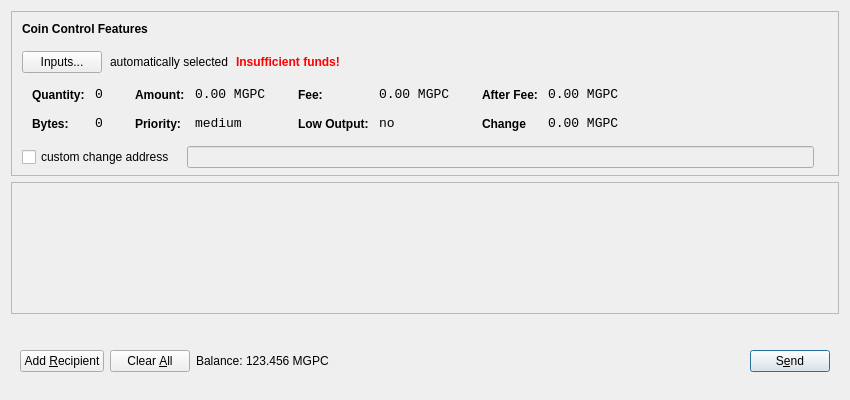
<?xml version="1.0" encoding="UTF-8"?>
<ui version="4.0">
 <class>SendCoinsDialog</class>
 <widget class="QDialog" name="SendCoinsDialog">
  <property name="geometry">
   <rect>
    <x>0</x>
    <y>0</y>
    <width>850</width>
    <height>400</height>
   </rect>
  </property>
  <property name="windowTitle">
   <string>Send Coins</string>
  </property>
  <layout class="QVBoxLayout" name="verticalLayout" stretch="0,1,0">
   <property name="bottomMargin">
    <number>8</number>
   </property>
   <item>
    <widget class="QFrame" name="frameCoinControl">
     <property name="sizePolicy">
      <sizepolicy hsizetype="Expanding" vsizetype="Expanding">
       <horstretch>0</horstretch>
       <verstretch>0</verstretch>
      </sizepolicy>
     </property>
     <property name="maximumSize">
      <size>
       <width>16777215</width>
       <height>16777215</height>
      </size>
     </property>
     <property name="frameShape">
      <enum>QFrame::StyledPanel</enum>
     </property>
     <property name="frameShadow">
      <enum>QFrame::Sunken</enum>
     </property>
     <layout class="QVBoxLayout" name="verticalLayoutCoinControl2">
      <property name="spacing">
       <number>6</number>
      </property>
      <property name="leftMargin">
       <number>0</number>
      </property>
      <property name="topMargin">
       <number>0</number>
      </property>
      <property name="rightMargin">
       <number>0</number>
      </property>
      <property name="bottomMargin">
       <number>6</number>
      </property>
      <item>
       <layout class="QVBoxLayout" name="verticalLayoutCoinControl" stretch="0,0,0,0,1">
        <property name="spacing">
         <number>0</number>
        </property>
        <property name="leftMargin">
         <number>10</number>
        </property>
        <property name="topMargin">
         <number>10</number>
        </property>
        <item>
         <layout class="QHBoxLayout" name="horizontalLayoutCoinControl1">
          <property name="bottomMargin">
           <number>15</number>
          </property>
          <item>
           <widget class="QLabel" name="labelCoinControlFeatures">
            <property name="sizePolicy">
             <sizepolicy hsizetype="Preferred" vsizetype="Maximum">
              <horstretch>0</horstretch>
              <verstretch>0</verstretch>
             </sizepolicy>
            </property>
            <property name="font">
             <font>
              <weight>75</weight>
              <bold>true</bold>
             </font>
            </property>
            <property name="styleSheet">
             <string notr="true">font-weight:bold;</string>
            </property>
            <property name="text">
             <string>Coin Control Features</string>
            </property>
           </widget>
          </item>
         </layout>
        </item>
        <item>
         <layout class="QHBoxLayout" name="horizontalLayoutCoinControl2" stretch="0,0,0,0">
          <property name="spacing">
           <number>8</number>
          </property>
          <property name="bottomMargin">
           <number>10</number>
          </property>
          <item>
           <widget class="QPushButton" name="pushButtonCoinControl">
            <property name="styleSheet">
             <string notr="true"/>
            </property>
            <property name="text">
             <string>Inputs...</string>
            </property>
           </widget>
          </item>
          <item>
           <widget class="QLabel" name="labelCoinControlAutomaticallySelected">
            <property name="text">
             <string>automatically selected</string>
            </property>
            <property name="margin">
             <number>5</number>
            </property>
           </widget>
          </item>
          <item>
           <widget class="QLabel" name="labelCoinControlInsuffFunds">
            <property name="font">
             <font>
              <weight>75</weight>
              <bold>true</bold>
             </font>
            </property>
            <property name="styleSheet">
             <string notr="true">color:red;font-weight:bold;</string>
            </property>
            <property name="text">
             <string>Insufficient funds!</string>
            </property>
            <property name="margin">
             <number>5</number>
            </property>
           </widget>
          </item>
          <item>
           <spacer name="horizontalSpacerCoinControl">
            <property name="orientation">
             <enum>Qt::Horizontal</enum>
            </property>
            <property name="sizeHint" stdset="0">
             <size>
              <width>40</width>
              <height>1</height>
             </size>
            </property>
           </spacer>
          </item>
         </layout>
        </item>
        <item>
         <widget class="QWidget" name="widgetCoinControl" native="true">
          <property name="sizePolicy">
           <sizepolicy hsizetype="Preferred" vsizetype="Preferred">
            <horstretch>0</horstretch>
            <verstretch>0</verstretch>
           </sizepolicy>
          </property>
          <property name="minimumSize">
           <size>
            <width>0</width>
            <height>0</height>
           </size>
          </property>
          <property name="styleSheet">
           <string notr="true"/>
          </property>
          <layout class="QHBoxLayout" name="horizontalLayoutCoinControl5">
           <property name="leftMargin">
            <number>0</number>
           </property>
           <property name="topMargin">
            <number>0</number>
           </property>
           <property name="rightMargin">
            <number>0</number>
           </property>
           <property name="bottomMargin">
            <number>0</number>
           </property>
           <item>
            <layout class="QHBoxLayout" name="horizontalLayoutCoinControl3" stretch="0,0,0,1">
             <property name="spacing">
              <number>20</number>
             </property>
             <property name="topMargin">
              <number>0</number>
             </property>
             <property name="bottomMargin">
              <number>10</number>
             </property>
             <item>
              <layout class="QFormLayout" name="formLayoutCoinControl1">
               <property name="horizontalSpacing">
                <number>10</number>
               </property>
               <property name="verticalSpacing">
                <number>14</number>
               </property>
               <property name="leftMargin">
                <number>10</number>
               </property>
               <property name="topMargin">
                <number>4</number>
               </property>
               <property name="rightMargin">
                <number>6</number>
               </property>
               <item row="0" column="0">
                <widget class="QLabel" name="labelCoinControlQuantityText">
                 <property name="styleSheet">
                  <string notr="true">font-weight:bold;</string>
                 </property>
                 <property name="text">
                  <string>Quantity:</string>
                 </property>
                 <property name="margin">
                  <number>0</number>
                 </property>
                </widget>
               </item>
               <item row="0" column="1">
                <widget class="QLabel" name="labelCoinControlQuantity">
                 <property name="font">
                  <font>
                   <family>Monospace</family>
                   <pointsize>10</pointsize>
                  </font>
                 </property>
                 <property name="cursor">
                  <cursorShape>IBeamCursor</cursorShape>
                 </property>
                 <property name="contextMenuPolicy">
                  <enum>Qt::ActionsContextMenu</enum>
                 </property>
                 <property name="text">
                  <string>0</string>
                 </property>
                 <property name="margin">
                  <number>0</number>
                 </property>
                 <property name="textInteractionFlags">
                  <set>Qt::LinksAccessibleByMouse|Qt::TextSelectableByKeyboard|Qt::TextSelectableByMouse</set>
                 </property>
                </widget>
               </item>
               <item row="1" column="0">
                <widget class="QLabel" name="labelCoinControlBytesText">
                 <property name="styleSheet">
                  <string notr="true">font-weight:bold;</string>
                 </property>
                 <property name="text">
                  <string>Bytes:</string>
                 </property>
                </widget>
               </item>
               <item row="1" column="1">
                <widget class="QLabel" name="labelCoinControlBytes">
                 <property name="font">
                  <font>
                   <family>Monospace</family>
                   <pointsize>10</pointsize>
                  </font>
                 </property>
                 <property name="cursor">
                  <cursorShape>IBeamCursor</cursorShape>
                 </property>
                 <property name="contextMenuPolicy">
                  <enum>Qt::ActionsContextMenu</enum>
                 </property>
                 <property name="text">
                  <string>0</string>
                 </property>
                 <property name="textInteractionFlags">
                  <set>Qt::LinksAccessibleByMouse|Qt::TextSelectableByKeyboard|Qt::TextSelectableByMouse</set>
                 </property>
                </widget>
               </item>
              </layout>
             </item>
             <item>
              <layout class="QFormLayout" name="formLayoutCoinControl2">
               <property name="horizontalSpacing">
                <number>10</number>
               </property>
               <property name="verticalSpacing">
                <number>14</number>
               </property>
               <property name="leftMargin">
                <number>6</number>
               </property>
               <property name="topMargin">
                <number>4</number>
               </property>
               <property name="rightMargin">
                <number>6</number>
               </property>
               <item row="0" column="0">
                <widget class="QLabel" name="labelCoinControlAmountText">
                 <property name="styleSheet">
                  <string notr="true">font-weight:bold;</string>
                 </property>
                 <property name="text">
                  <string>Amount:</string>
                 </property>
                 <property name="margin">
                  <number>0</number>
                 </property>
                </widget>
               </item>
               <item row="0" column="1">
                <widget class="QLabel" name="labelCoinControlAmount">
                 <property name="font">
                  <font>
                   <family>Monospace</family>
                   <pointsize>10</pointsize>
                  </font>
                 </property>
                 <property name="cursor">
                  <cursorShape>IBeamCursor</cursorShape>
                 </property>
                 <property name="contextMenuPolicy">
                  <enum>Qt::ActionsContextMenu</enum>
                 </property>
                 <property name="text">
                  <string>0.00 MGPC</string>
                 </property>
                 <property name="textInteractionFlags">
                  <set>Qt::LinksAccessibleByMouse|Qt::TextSelectableByKeyboard|Qt::TextSelectableByMouse</set>
                 </property>
                </widget>
               </item>
               <item row="1" column="0">
                <widget class="QLabel" name="labelCoinControlPriorityText">
                 <property name="styleSheet">
                  <string notr="true">font-weight:bold;</string>
                 </property>
                 <property name="text">
                  <string>Priority:</string>
                 </property>
                </widget>
               </item>
               <item row="1" column="1">
                <widget class="QLabel" name="labelCoinControlPriority">
                 <property name="font">
                  <font>
                   <family>Monospace</family>
                   <pointsize>10</pointsize>
                  </font>
                 </property>
                 <property name="cursor">
                  <cursorShape>IBeamCursor</cursorShape>
                 </property>
                 <property name="contextMenuPolicy">
                  <enum>Qt::ActionsContextMenu</enum>
                 </property>
                 <property name="text">
                  <string>medium</string>
                 </property>
                 <property name="textInteractionFlags">
                  <set>Qt::LinksAccessibleByMouse|Qt::TextSelectableByKeyboard|Qt::TextSelectableByMouse</set>
                 </property>
                </widget>
               </item>
              </layout>
             </item>
             <item>
              <layout class="QFormLayout" name="formLayoutCoinControl3">
               <property name="horizontalSpacing">
                <number>10</number>
               </property>
               <property name="verticalSpacing">
                <number>14</number>
               </property>
               <property name="leftMargin">
                <number>6</number>
               </property>
               <property name="topMargin">
                <number>4</number>
               </property>
               <property name="rightMargin">
                <number>6</number>
               </property>
               <item row="0" column="0">
                <widget class="QLabel" name="labelCoinControlFeeText">
                 <property name="styleSheet">
                  <string notr="true">font-weight:bold;</string>
                 </property>
                 <property name="text">
                  <string>Fee:</string>
                 </property>
                 <property name="margin">
                  <number>0</number>
                 </property>
                </widget>
               </item>
               <item row="0" column="1">
                <widget class="QLabel" name="labelCoinControlFee">
                 <property name="font">
                  <font>
                   <family>Monospace</family>
                   <pointsize>10</pointsize>
                  </font>
                 </property>
                 <property name="cursor">
                  <cursorShape>IBeamCursor</cursorShape>
                 </property>
                 <property name="contextMenuPolicy">
                  <enum>Qt::ActionsContextMenu</enum>
                 </property>
                 <property name="text">
                  <string>0.00 MGPC</string>
                 </property>
                 <property name="textInteractionFlags">
                  <set>Qt::LinksAccessibleByMouse|Qt::TextSelectableByKeyboard|Qt::TextSelectableByMouse</set>
                 </property>
                </widget>
               </item>
               <item row="1" column="0">
                <widget class="QLabel" name="labelCoinControlLowOutputText">
                 <property name="styleSheet">
                  <string notr="true">font-weight:bold;</string>
                 </property>
                 <property name="text">
                  <string>Low Output:</string>
                 </property>
                </widget>
               </item>
               <item row="1" column="1">
                <widget class="QLabel" name="labelCoinControlLowOutput">
                 <property name="font">
                  <font>
                   <family>Monospace</family>
                   <pointsize>10</pointsize>
                  </font>
                 </property>
                 <property name="cursor">
                  <cursorShape>IBeamCursor</cursorShape>
                 </property>
                 <property name="contextMenuPolicy">
                  <enum>Qt::ActionsContextMenu</enum>
                 </property>
                 <property name="text">
                  <string>no</string>
                 </property>
                 <property name="textInteractionFlags">
                  <set>Qt::LinksAccessibleByMouse|Qt::TextSelectableByKeyboard|Qt::TextSelectableByMouse</set>
                 </property>
                </widget>
               </item>
              </layout>
             </item>
             <item>
              <layout class="QFormLayout" name="formLayoutCoinControl4">
               <property name="horizontalSpacing">
                <number>10</number>
               </property>
               <property name="verticalSpacing">
                <number>14</number>
               </property>
               <property name="leftMargin">
                <number>6</number>
               </property>
               <property name="topMargin">
                <number>4</number>
               </property>
               <property name="rightMargin">
                <number>6</number>
               </property>
               <item row="0" column="0">
                <widget class="QLabel" name="labelCoinControlAfterFeeText">
                 <property name="styleSheet">
                  <string notr="true">font-weight:bold;</string>
                 </property>
                 <property name="text">
                  <string>After Fee:</string>
                 </property>
                 <property name="margin">
                  <number>0</number>
                 </property>
                </widget>
               </item>
               <item row="0" column="1">
                <widget class="QLabel" name="labelCoinControlAfterFee">
                 <property name="font">
                  <font>
                   <family>Monospace</family>
                   <pointsize>10</pointsize>
                  </font>
                 </property>
                 <property name="cursor">
                  <cursorShape>IBeamCursor</cursorShape>
                 </property>
                 <property name="contextMenuPolicy">
                  <enum>Qt::ActionsContextMenu</enum>
                 </property>
                 <property name="text">
                  <string>0.00 MGPC</string>
                 </property>
                 <property name="textInteractionFlags">
                  <set>Qt::LinksAccessibleByMouse|Qt::TextSelectableByKeyboard|Qt::TextSelectableByMouse</set>
                 </property>
                </widget>
               </item>
               <item row="1" column="0">
                <widget class="QLabel" name="labelCoinControlChangeText">
                 <property name="styleSheet">
                  <string notr="true">font-weight:bold;</string>
                 </property>
                 <property name="text">
                  <string>Change</string>
                 </property>
                </widget>
               </item>
               <item row="1" column="1">
                <widget class="QLabel" name="labelCoinControlChange">
                 <property name="font">
                  <font>
                   <family>Monospace</family>
                   <pointsize>10</pointsize>
                  </font>
                 </property>
                 <property name="cursor">
                  <cursorShape>IBeamCursor</cursorShape>
                 </property>
                 <property name="contextMenuPolicy">
                  <enum>Qt::ActionsContextMenu</enum>
                 </property>
                 <property name="text">
                  <string>0.00 MGPC</string>
                 </property>
                 <property name="textInteractionFlags">
                  <set>Qt::LinksAccessibleByMouse|Qt::TextSelectableByKeyboard|Qt::TextSelectableByMouse</set>
                 </property>
                </widget>
               </item>
              </layout>
             </item>
            </layout>
           </item>
          </layout>
         </widget>
        </item>
        <item>
         <layout class="QHBoxLayout" name="horizontalLayoutCoinControl4" stretch="0,0,0">
          <property name="spacing">
           <number>12</number>
          </property>
          <property name="sizeConstraint">
           <enum>QLayout::SetDefaultConstraint</enum>
          </property>
          <property name="topMargin">
           <number>5</number>
          </property>
          <property name="rightMargin">
           <number>5</number>
          </property>
          <item>
           <widget class="QCheckBox" name="checkBoxCoinControlChange">
            <property name="text">
             <string>custom change address</string>
            </property>
           </widget>
          </item>
          <item>
           <widget class="QLineEdit" name="lineEditCoinControlChange">
            <property name="enabled">
             <bool>false</bool>
            </property>
            <property name="sizePolicy">
             <sizepolicy hsizetype="Expanding" vsizetype="Fixed">
              <horstretch>0</horstretch>
              <verstretch>0</verstretch>
             </sizepolicy>
            </property>
           </widget>
          </item>
          <item>
           <widget class="QLabel" name="labelCoinControlChangeLabel">
            <property name="sizePolicy">
             <sizepolicy hsizetype="Preferred" vsizetype="Expanding">
              <horstretch>0</horstretch>
              <verstretch>0</verstretch>
             </sizepolicy>
            </property>
            <property name="minimumSize">
             <size>
              <width>0</width>
              <height>0</height>
             </size>
            </property>
            <property name="text">
             <string/>
            </property>
            <property name="margin">
             <number>3</number>
            </property>
           </widget>
          </item>
         </layout>
        </item>
        <item>
         <spacer name="verticalSpacerCoinControl">
          <property name="orientation">
           <enum>Qt::Vertical</enum>
          </property>
          <property name="sizeHint" stdset="0">
           <size>
            <width>800</width>
            <height>1</height>
           </size>
          </property>
         </spacer>
        </item>
       </layout>
      </item>
     </layout>
    </widget>
   </item>
   <item>
    <widget class="QScrollArea" name="scrollArea">
     <property name="widgetResizable">
      <bool>true</bool>
     </property>
     <widget class="QWidget" name="scrollAreaWidgetContents">
      <property name="geometry">
       <rect>
        <x>0</x>
        <y>0</y>
        <width>830</width>
        <height>104</height>
       </rect>
      </property>
      <layout class="QVBoxLayout" name="verticalLayout_2">
       <property name="leftMargin">
        <number>0</number>
       </property>
       <property name="topMargin">
        <number>0</number>
       </property>
       <property name="rightMargin">
        <number>0</number>
       </property>
       <property name="bottomMargin">
        <number>0</number>
       </property>
       <item>
        <layout class="QVBoxLayout" name="entries">
         <property name="spacing">
          <number>6</number>
         </property>
        </layout>
       </item>
       <item>
        <spacer name="verticalSpacer">
         <property name="orientation">
          <enum>Qt::Vertical</enum>
         </property>
         <property name="sizeHint" stdset="0">
          <size>
           <width>20</width>
           <height>40</height>
          </size>
         </property>
        </spacer>
       </item>
      </layout>
     </widget>
    </widget>
   </item>
   <item>
    <widget class="QWidget" name="buttonBar" native="true">
     <layout class="QHBoxLayout" name="horizontalLayout">
      <property name="leftMargin">
       <number>9</number>
      </property>
      <property name="topMargin">
       <number>30</number>
      </property>
      <property name="rightMargin">
       <number>9</number>
      </property>
      <property name="bottomMargin">
       <number>20</number>
      </property>
      <item>
       <widget class="QPushButton" name="addButton">
        <property name="maximumSize">
         <size>
          <width>136</width>
          <height>36</height>
         </size>
        </property>
        <property name="toolTip">
         <string>Send to multiple recipients at once</string>
        </property>
        <property name="text">
         <string>Add &amp;Recipient</string>
        </property>
        <property name="autoDefault">
         <bool>false</bool>
        </property>
       </widget>
      </item>
      <item>
       <widget class="QPushButton" name="clearButton">
        <property name="sizePolicy">
         <sizepolicy hsizetype="Minimum" vsizetype="Fixed">
          <horstretch>0</horstretch>
          <verstretch>0</verstretch>
         </sizepolicy>
        </property>
        <property name="maximumSize">
         <size>
          <width>100</width>
          <height>36</height>
         </size>
        </property>
        <property name="toolTip">
         <string>Remove all transaction fields</string>
        </property>
        <property name="text">
         <string>Clear &amp;All</string>
        </property>
        <property name="autoRepeatDelay">
         <number>300</number>
        </property>
        <property name="autoDefault">
         <bool>false</bool>
        </property>
       </widget>
      </item>
      <item>
       <layout class="QHBoxLayout" name="horizontalLayout_2">
        <property name="spacing">
         <number>3</number>
        </property>
        <item>
         <widget class="QLabel" name="label">
          <property name="sizePolicy">
           <sizepolicy hsizetype="Preferred" vsizetype="Fixed">
            <horstretch>0</horstretch>
            <verstretch>0</verstretch>
           </sizepolicy>
          </property>
          <property name="text">
           <string>Balance:</string>
          </property>
         </widget>
        </item>
        <item>
         <widget class="QLabel" name="labelBalance">
          <property name="sizePolicy">
           <sizepolicy hsizetype="Preferred" vsizetype="Fixed">
            <horstretch>0</horstretch>
            <verstretch>0</verstretch>
           </sizepolicy>
          </property>
          <property name="cursor">
           <cursorShape>IBeamCursor</cursorShape>
          </property>
          <property name="text">
           <string>123.456 MGPC</string>
          </property>
          <property name="textInteractionFlags">
           <set>Qt::LinksAccessibleByMouse|Qt::TextSelectableByKeyboard|Qt::TextSelectableByMouse</set>
          </property>
         </widget>
        </item>
       </layout>
      </item>
      <item>
       <spacer name="horizontalSpacer">
        <property name="orientation">
         <enum>Qt::Horizontal</enum>
        </property>
        <property name="sizeHint" stdset="0">
         <size>
          <width>40</width>
          <height>20</height>
         </size>
        </property>
       </spacer>
      </item>
      <item>
       <widget class="QPushButton" name="sendButton">
        <property name="maximumSize">
         <size>
          <width>96</width>
          <height>36</height>
         </size>
        </property>
        <property name="toolTip">
         <string>Confirm the send action</string>
        </property>
        <property name="text">
         <string>S&amp;end</string>
        </property>
        <property name="default">
         <bool>true</bool>
        </property>
       </widget>
      </item>
     </layout>
    </widget>
   </item>
  </layout>
 </widget>
 <resources/>
 <connections/>
</ui>
